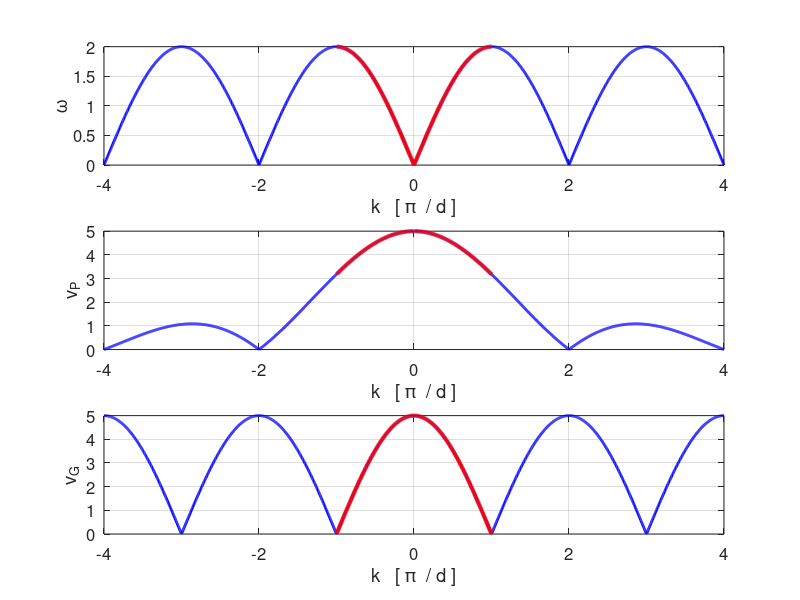
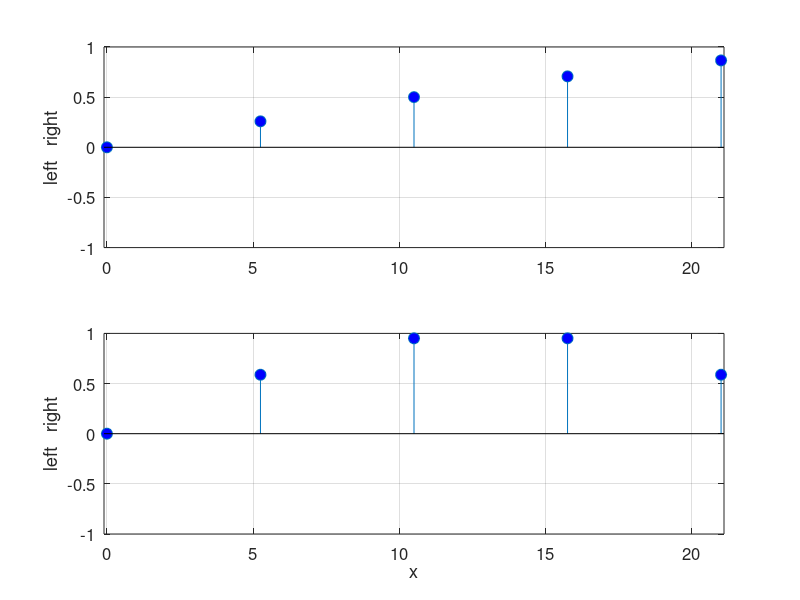
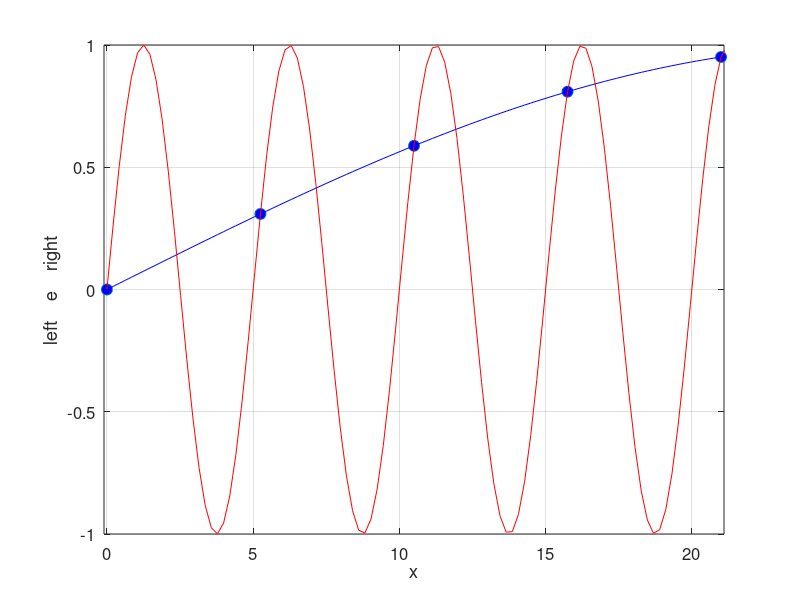

MATLAB code for these plots, in order:
clc;
clear all;
close all;

%%%  User input %%% 


% spring costants kS  
   kS = input('Enter the spring constant: \n');

% mass of atoms or particles m 
   m = input('Enter the mass value: \n');

% The equilibrium separation distance between masses 
   d = input('Enter the separation between two masses: \n');

% Parameters for propagation constant k
   kMin = -3.9999; 
   kMax = 3.9999; 
   kN = 1501;

% Max angular frequency
   omega0 = sqrt(4*kS/m);

% Max GROUP velcoity   
   v0 = d*sqrt(kS/m);

% Propagation constant k [units: pi/d]   
   n = linspace(kMin,kMax,kN);
   k = n.*pi/d;

% Brillouin zone
   n1 = find(n>-1,1); 
   n2 = find(n>1,1);
   
% Wavelength   lambda  
   lambda = 2*pi./k;

% Angular frequency of propagating wave
   omega = omega0 .* abs( sin(n*pi/2) );

% Phase velocity  vP
   vP = abs( (omega)./(k) );

% Group Velocity
   vG = v0 .* abs( cos(n*pi/2) );

%%% MASS DISPLACEMENTS %%%

% Number of mass N
   N = 21;

% X axis
   x = linspace(0,N*d,N);

% Wavelengths
  wL1 = 1.2*N*d;
  wL2 = d/2;

% Mass displacements
   e1 = sin(2*pi*x/wL1);
   e2 = sin(2*pi*x/wL2);  

% Single set of displacements
  Ls = N*d;
  es = sin(2*pi*x/Ls);

  xs = linspace(0,N*d,501);
  Ls1 = N*d;
  es1 = sin(2*pi*xs/Ls1);
  
  Ls2 = d;
  es2 = sin(2*pi*xs/Ls2);

  % GRA{HICS ============================================================ 

   figure(1)
   pos = [0.02 0.2 0.3 0.4];
   set(gcf,'Units','normalized');
   set(gcf,'Position',pos);

   subplot(3,1,1)
   xP = n; yP = omega;
   plot(xP,yP,'b','linewidth',2)
   hold on
   xP = n(n1:n2); yP = omega(n1:n2);
   plot(xP,yP,'r','linewidth',3)
   
   grid on
   set(gca,'fontsize',12)
   xlabel('k   [ \pi  / d ]')
   ylabel('\omega')
   
   subplot(3,1,2)
   xP = n; yP = vP;
   plot(xP,yP,'b','linewidth',2)
   hold on
   xP = n(n1:n2); yP = vP(n1:n2);
   plot(xP,yP,'r','linewidth',3)
   
   grid on
   set(gca,'fontsize',12)
   xlabel('k   [ \pi  / d ]')
   ylabel('v_P')

   subplot(3,1,3)
   xP = n; yP = vG;
   plot(xP,yP,'b','linewidth',2)
   hold on
   xP = n(n1:n2); yP = vG(n1:n2);
   plot(xP,yP,'r','linewidth',3)
   
   grid on
   set(gca,'fontsize',12)
   xlabel('k   [ \pi  / d ]')
   ylabel('v_G')

   figure(2)
   pos = [0.34 0.2 0.3 0.3];
%    set(gcf,'Units','normalized');
%    set(gcf,'Position',pos);
 
   subplot(2,1,1)
   xP = x; yP = e1;
   hPlot = stem(xP,yP,'o');
   set(hPlot,'markersize',8,'markerfacecolor','b')
   grid on
   xlim([-0.1 21.1])
   set(gca,'fontsize',12)
   ylabel('left   right')
   
   subplot(2,1,2)
   xP = x; yP = e2;
   hPlot = stem(xP,yP,'o');
   set(hPlot,'markersize',8,'markerfacecolor','b')
   grid on
   xlim([-0.1 21.1])
   set(gca,'fontsize',12)
   xlabel('x')
   ylabel('left   right')
   
figure(3)
   pos = [0.68 0.2 0.3 0.3];
%    set(gcf,'Units','normalized');
%    set(gcf,'Position',pos);
 
   
   xP = x; yP = es;
   hPlot = plot(xP,yP,'o');
   set(hPlot,'markersize',8,'markerfacecolor','b')
   hold on
   
   xP = xs; yP = es1;
   plot(xP,yP,'b')
   
   yP = es2;
   plot(xP,yP,'r')
      
   grid on
   xlim([-0.1 21.1])
   set(gca,'fontsize',12)
   ylabel('left    e    right')   
   xlabel('x')


 

  

